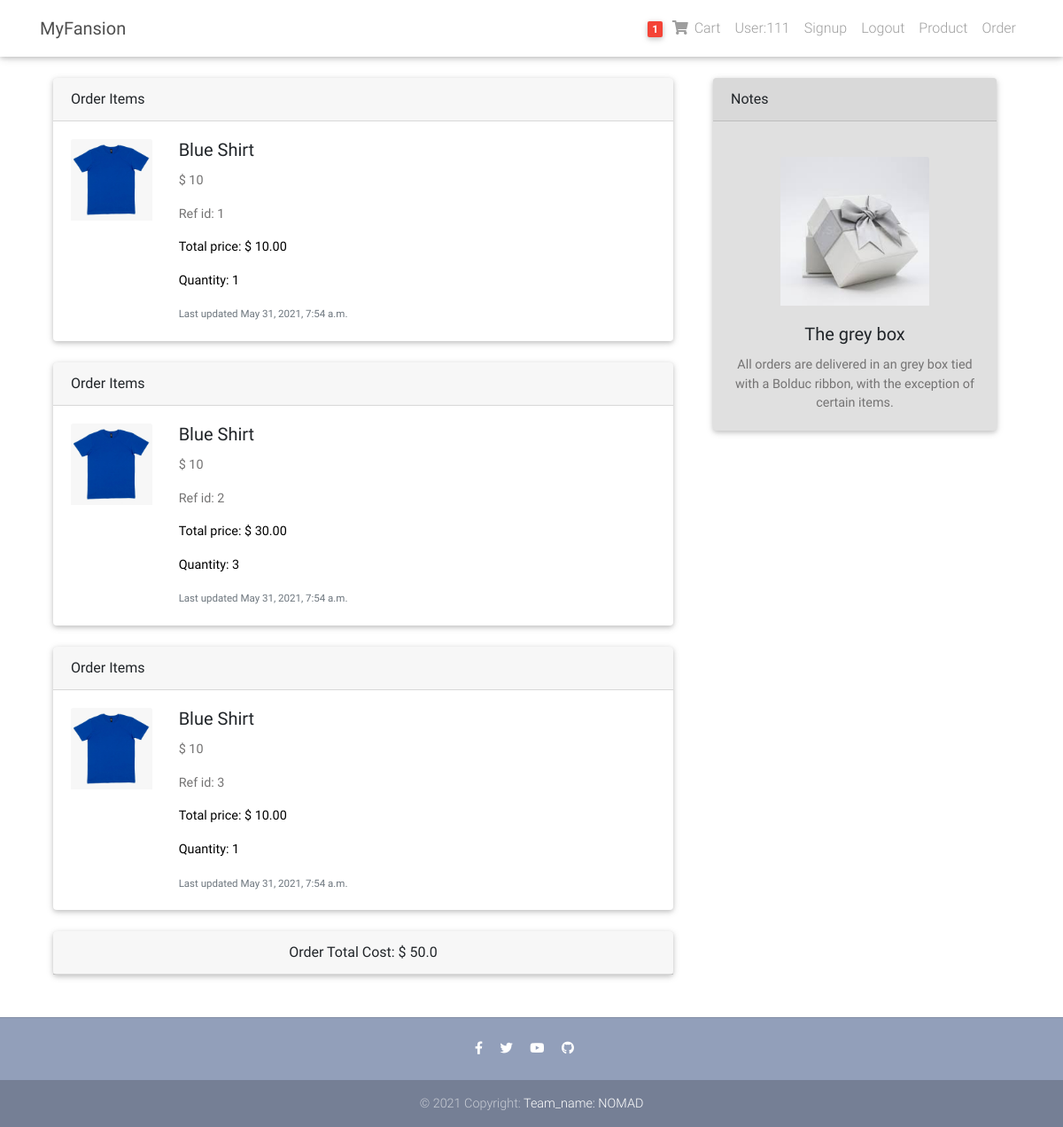
The app's page /orders/all (signed in) with its own data.
### orders/models.py (models this page shows, shortened)
class OrderedItem(models.Model):
    product_id = models.IntegerField(default=1)
    product_name = models.CharField(max_length=300, default="")
    product_category = models.CharField(default="N/A", max_length=20)
    product_pic_address = models.CharField(default="N/A", max_length=20)
    quantity = models.IntegerField(default=1)
    cart_item = models.ForeignKey(CartItem, on_delete=models.DO_NOTHING, null=True)
    price = models.IntegerField(default=1)
    order = models.ForeignKey(Order, on_delete=models.CASCADE)
    created_at = models.DateTimeField(default=timezone.now)
    class Meta:
        ordering = ['product_name']

class Order(models.Model):
    user_id = models.IntegerField(default=0)
    total_cost = models.FloatField(default=0.0)

### orders/views.py (the view)
# urls.py: path('all', views.fetch_orders, name='all'),
def fetch_orders(request):
    ordereditem_sets = {}
    if request.user.is_authenticated:
        user_id = request.user.id
        order_set = Order.objects.all().filter(user_id=user_id).all()
        for order in order_set:
            ordereditem_sets[order.id] = order.ordereditem_set.all()
        return render(request, 'orders/all.html', {"orders": order_set, "ordereditem_sets": ordereditem_sets})
    else:
        return render(request, 'user/login.html')

### templates/orders/all.html (shortened to what this page needs)
{% extends "base.html" %}
{% load static %}
{% block content %}
    <div class="container">
        <div class="row">
            <div class="col-sm-8">
                {% for order in orders %}
                    {% for order_item in order.ordereditem_set.all %}
                        <div class="col-sm-12">
                            <div class="card mb-4" style="max-width: 800px;">
                                <div class="card-header d-flex justify-content-between">
                                    Order Items
                                </div>
                                <div class="row g-0">
                                    <div class="col-md-2">
                                        <img class="card-img-top" style="margin: 20px"
                                             src="{% static order_item.product_pic_address %}" alt="cloth img">
                                    </div>
                                    <div class="col-md-8">
                                        <div class="card-body">
                                            <h5 class="card-title">{{ order_item.product_name }}</h5>
                                            <p class="card-text">$ {{ order_item.price }}</p>
                                            <p class="card-text">Ref id: {{ order_item.id }}</p>
                                            <p class="card-text black-text">Total price: $
                                                {% widthratio order_item.price 1 order_item.quantity %}.00</p>
                                            <p class="card-text black-text">Quantity: {{ order_item.quantity }}</p>
                                            <p class="card-text"><small class="text-muted">Last
                                                updated {{ order_item.created_at }}</small>
                                            </p>
                                        </div>
                                    </div>
                                </div>
                            </div>
                        </div>
                    {% endfor %}
                    <div class="col-sm-12">
                        <div class="card mb-4" style="max-width: 800px;">
                            <div class="card-header text-center">
                                Order Total Cost: $ {{ order.total_cost }}
                            </div>
                        </div>
                    </div>
                {% endfor %}
            </div>
            <div class="col-sm-4">
                <div class="card bg-light mb-3" style="max-width: 20rem;">
                    <div class="card-header">Notes</div>
                    <div class="card-body text-center">
                        <img class="card-img-top" style="margin: 20px;width:60%;"
                             src="{% static 'img/gift-box.jpeg' %}" alt="gift box img">
                        <h5 class="card-title">The grey box</h5>
                        <p class="card-text">
                            All orders are delivered in an grey box tied with a Bolduc ribbon, with the exception of
                            certain items.
                        </p>
                    </div>
                </div>
            </div>
        </div>
    </div>
{% endblock content %}

### templates/base.html (shortened to what this page needs)
{% load static %}
<!DOCTYPE html>
<html lang="en">
<head>
    <link rel="stylesheet" href="https://use.fontawesome.com/releases/v5.8.1/css/all.css">
    <link href="{% static 'css/bootstrap.min.css' %}" rel="stylesheet">
    <link href="{% static 'css/mdb.min.css' %}" rel="stylesheet">
    <link href="{% static 'css/style.min.css' %}" rel="stylesheet">
</head>
{% include "navbar.html" %}
<body>
<div class="mt-5 pt-4">
</div>
{% block content %}
{% endblock content %}
{% include "footer.html" %}
</body>
</html>

### templates/navbar.html (shortened to what this page needs)
<nav class="navbar fixed-top navbar-expand-lg navbar-light white scrolling-navbar">
    <div class="container">
        <a class="navbar-brand waves-effect" href="/">
            <strong class="dark-grey-text"> MyFansion </strong>
        </a>
        <div class="collapse navbar-collapse" id="navbarSupportedContent">
            <ul class="navbar-nav nav-flex-icons ">
                <li class="nav-item">
                    <a href="{% url 'cart:fetch_user_cart' %}" class="nav-link waves-effect">
                        <span class="badge red z-depth-1 mr-1"> 1
                        </span>
                        <i class="fas fa-shopping-cart grey-text"></i>
                        <span class="clearfix d-none d-sm-inline-block grey-text"> Cart </span>
                    </a>
                </li>
                <li class="nav-item ">
                    <a class="nav-link waves-effect" href="{% url 'user:login' %}">
                        <span class="clearfix d-none d-sm-inline-block grey-text">
                            {% if request.user.is_authenticated %}
                                User:{{ request.user.username }}
                            {% else %}Login
                            {% endif %}</span>
                    </a>
                </li>
                <li class="nav-item ">
                    <a class="nav-link waves-effect" href="{% url 'user:signup' %}">
                        <span class="clearfix d-none d-sm-inline-block grey-text"> Signup </span>
                    </a>
                </li>
                <li class="nav-item ">
                    <a class="nav-link waves-effect" href="{% url 'user:logout' %}">
                        <span class="clearfix d-none d-sm-inline-block grey-text"> Logout </span>
                    </a>
                </li>
                <li class="nav-item">
                    <a class="nav-link waves-effect" href="{% url 'product:all' %}">
                        <span class="clearfix d-none d-sm-inline-block grey-text"> Product </span>
                    </a>
                </li>
                <li class="nav-item">
                    <a class="nav-link waves-effect" href="{% url 'orders:all' %}">
                        <span class="clearfix d-none d-sm-inline-block grey-text"> Order </span>
                    </a>
                </li>
            </ul>
        </div>
    </div>
</nav>

### templates/footer.html
<footer class="page-footer text-center font-small mt-4 wow fadeIn">
    <hr class="my-4">
    <div class="pb-4">
        <a href="https://www.facebook.com/CDC" target="_blank">
            <i class="fab fa-facebook-f mr-3"></i>
        </a>
        <a href="https://twitter.com/cdcgov" target="_blank">
            <i class="fab fa-twitter mr-3"></i>
        </a>
        <a href="https://www.youtube.com/channel/UCiMg06DjcUk5FRiM3g5sqoQ" target="_blank">
            <i class="fab fa-youtube mr-3"></i>
        </a>
        <a href="https://github.com/xingq1998/CIS422_group4_project1" target="_blank">
            <i class="fab fa-github mr-3"></i>
        </a>
    </div>
    <div class="footer-copyright py-3">
        © 2021 Copyright:
        <a href="https://mdbootstrap.com/education/bootstrap/" target="_blank"> Team_name: NOMAD </a>
    </div>
</footer>

### templates/scripts.html (shortened to what this page needs)
{% load static %}

### records on screen
Order: total_cost "50.0"
OrderedItem: product_pic_address (picture), product_name "Blue Shirt", price "10", id "1", price+quantity "10", quantity "1", created_at "May 31, 2021, 7:54 a.m."
OrderedItem: product_pic_address (picture), product_name "Blue Shirt", price "10", id "2", price+quantity "30", quantity "3", created_at "May 31, 2021, 7:54 a.m."
OrderedItem: product_pic_address (picture), product_name "Blue Shirt", price "10", id "3", price+quantity "10", quantity "1", created_at "May 31, 2021, 7:54 a.m."

### other values on screen
{{ request.user.username }} "111"
